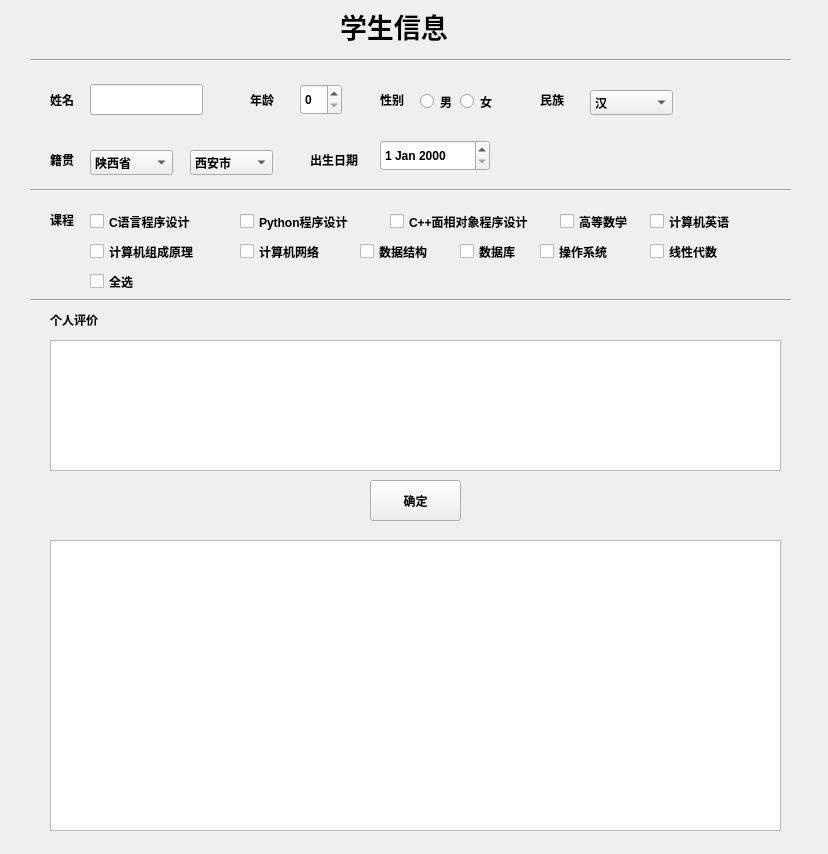
<?xml version="1.0" encoding="UTF-8"?>
<ui version="4.0">
 <class>Student</class>
 <widget class="QWidget" name="Student">
  <property name="geometry">
   <rect>
    <x>0</x>
    <y>0</y>
    <width>828</width>
    <height>854</height>
   </rect>
  </property>
  <property name="font">
   <font>
    <bold>true</bold>
   </font>
  </property>
  <property name="windowTitle">
   <string>Student</string>
  </property>
  <widget class="QLabel" name="label_title">
   <property name="geometry">
    <rect>
     <x>340</x>
     <y>0</y>
     <width>141</width>
     <height>51</height>
    </rect>
   </property>
   <property name="font">
    <font>
     <pointsize>20</pointsize>
     <bold>true</bold>
    </font>
   </property>
   <property name="text">
    <string>学生信息</string>
   </property>
  </widget>
  <widget class="Line" name="line">
   <property name="geometry">
    <rect>
     <x>30</x>
     <y>50</y>
     <width>761</width>
     <height>21</height>
    </rect>
   </property>
   <property name="orientation">
    <enum>Qt::Orientation::Horizontal</enum>
   </property>
  </widget>
  <widget class="QLabel" name="label_name">
   <property name="geometry">
    <rect>
     <x>50</x>
     <y>90</y>
     <width>31</width>
     <height>19</height>
    </rect>
   </property>
   <property name="text">
    <string>姓名</string>
   </property>
  </widget>
  <widget class="QLineEdit" name="lineEdit_name">
   <property name="geometry">
    <rect>
     <x>90</x>
     <y>84</y>
     <width>113</width>
     <height>31</height>
    </rect>
   </property>
  </widget>
  <widget class="QLabel" name="label_age">
   <property name="geometry">
    <rect>
     <x>250</x>
     <y>90</y>
     <width>31</width>
     <height>19</height>
    </rect>
   </property>
   <property name="text">
    <string>年龄</string>
   </property>
  </widget>
  <widget class="QSpinBox" name="spinBox_age">
   <property name="geometry">
    <rect>
     <x>300</x>
     <y>84</y>
     <width>42</width>
     <height>31</height>
    </rect>
   </property>
  </widget>
  <widget class="QLabel" name="label_gen">
   <property name="geometry">
    <rect>
     <x>380</x>
     <y>90</y>
     <width>31</width>
     <height>19</height>
    </rect>
   </property>
   <property name="text">
    <string>性别</string>
   </property>
  </widget>
  <widget class="QRadioButton" name="radioButton_boy">
   <property name="geometry">
    <rect>
     <x>420</x>
     <y>90</y>
     <width>41</width>
     <height>23</height>
    </rect>
   </property>
   <property name="text">
    <string>男</string>
   </property>
  </widget>
  <widget class="QRadioButton" name="radioButton_girl">
   <property name="geometry">
    <rect>
     <x>460</x>
     <y>90</y>
     <width>41</width>
     <height>23</height>
    </rect>
   </property>
   <property name="text">
    <string>女</string>
   </property>
  </widget>
  <widget class="QLabel" name="label_Eth">
   <property name="geometry">
    <rect>
     <x>540</x>
     <y>90</y>
     <width>31</width>
     <height>19</height>
    </rect>
   </property>
   <property name="text">
    <string>民族</string>
   </property>
  </widget>
  <widget class="QComboBox" name="comboBox_Eth">
   <property name="geometry">
    <rect>
     <x>590</x>
     <y>90</y>
     <width>83</width>
     <height>25</height>
    </rect>
   </property>
   <item>
    <property name="text">
     <string>汉</string>
    </property>
   </item>
   <item>
    <property name="text">
     <string>壮</string>
    </property>
   </item>
  </widget>
  <widget class="QLabel" name="label_addr">
   <property name="geometry">
    <rect>
     <x>50</x>
     <y>150</y>
     <width>31</width>
     <height>19</height>
    </rect>
   </property>
   <property name="text">
    <string>籍贯</string>
   </property>
  </widget>
  <widget class="QComboBox" name="comboBox_province">
   <property name="geometry">
    <rect>
     <x>90</x>
     <y>150</y>
     <width>83</width>
     <height>25</height>
    </rect>
   </property>
   <item>
    <property name="text">
     <string>陕西省</string>
    </property>
   </item>
   <item>
    <property name="text">
     <string>河南省</string>
    </property>
   </item>
  </widget>
  <widget class="QComboBox" name="comboBox_city">
   <property name="geometry">
    <rect>
     <x>190</x>
     <y>150</y>
     <width>83</width>
     <height>25</height>
    </rect>
   </property>
   <item>
    <property name="text">
     <string>西安市</string>
    </property>
   </item>
   <item>
    <property name="text">
     <string>榆林市</string>
    </property>
   </item>
  </widget>
  <widget class="QLabel" name="label_birthday">
   <property name="geometry">
    <rect>
     <x>310</x>
     <y>150</y>
     <width>69</width>
     <height>19</height>
    </rect>
   </property>
   <property name="text">
    <string>出生日期</string>
   </property>
  </widget>
  <widget class="QDateEdit" name="dateEdit_birthday">
   <property name="geometry">
    <rect>
     <x>380</x>
     <y>140</y>
     <width>110</width>
     <height>31</height>
    </rect>
   </property>
  </widget>
  <widget class="Line" name="line_2">
   <property name="geometry">
    <rect>
     <x>30</x>
     <y>180</y>
     <width>761</width>
     <height>21</height>
    </rect>
   </property>
   <property name="orientation">
    <enum>Qt::Orientation::Horizontal</enum>
   </property>
  </widget>
  <widget class="QLabel" name="label_course">
   <property name="geometry">
    <rect>
     <x>50</x>
     <y>210</y>
     <width>31</width>
     <height>19</height>
    </rect>
   </property>
   <property name="text">
    <string>课程</string>
   </property>
  </widget>
  <widget class="QCheckBox" name="checkBox_C">
   <property name="geometry">
    <rect>
     <x>90</x>
     <y>210</y>
     <width>131</width>
     <height>23</height>
    </rect>
   </property>
   <property name="text">
    <string>C语言程序设计</string>
   </property>
  </widget>
  <widget class="QCheckBox" name="checkBox_p">
   <property name="geometry">
    <rect>
     <x>240</x>
     <y>210</y>
     <width>141</width>
     <height>23</height>
    </rect>
   </property>
   <property name="text">
    <string>Python程序设计</string>
   </property>
  </widget>
  <widget class="QCheckBox" name="checkBox_cpp">
   <property name="geometry">
    <rect>
     <x>390</x>
     <y>210</y>
     <width>171</width>
     <height>23</height>
    </rect>
   </property>
   <property name="text">
    <string>C++面相对象程序设计</string>
   </property>
  </widget>
  <widget class="QCheckBox" name="checkBox_math">
   <property name="geometry">
    <rect>
     <x>560</x>
     <y>210</y>
     <width>91</width>
     <height>23</height>
    </rect>
   </property>
   <property name="text">
    <string>高等数学</string>
   </property>
  </widget>
  <widget class="QCheckBox" name="checkBox_english">
   <property name="geometry">
    <rect>
     <x>650</x>
     <y>210</y>
     <width>101</width>
     <height>23</height>
    </rect>
   </property>
   <property name="text">
    <string>计算机英语</string>
   </property>
  </widget>
  <widget class="QCheckBox" name="checkBox_computer">
   <property name="geometry">
    <rect>
     <x>90</x>
     <y>240</y>
     <width>131</width>
     <height>23</height>
    </rect>
   </property>
   <property name="text">
    <string>计算机组成原理</string>
   </property>
  </widget>
  <widget class="QCheckBox" name="checkBox_network">
   <property name="geometry">
    <rect>
     <x>240</x>
     <y>240</y>
     <width>101</width>
     <height>23</height>
    </rect>
   </property>
   <property name="text">
    <string>计算机网络</string>
   </property>
  </widget>
  <widget class="QCheckBox" name="checkBox_struct">
   <property name="geometry">
    <rect>
     <x>360</x>
     <y>240</y>
     <width>91</width>
     <height>23</height>
    </rect>
   </property>
   <property name="text">
    <string>数据结构</string>
   </property>
  </widget>
  <widget class="QCheckBox" name="checkBox_data">
   <property name="geometry">
    <rect>
     <x>460</x>
     <y>240</y>
     <width>71</width>
     <height>23</height>
    </rect>
   </property>
   <property name="text">
    <string>数据库</string>
   </property>
  </widget>
  <widget class="QCheckBox" name="checkBox_os">
   <property name="geometry">
    <rect>
     <x>540</x>
     <y>240</y>
     <width>91</width>
     <height>23</height>
    </rect>
   </property>
   <property name="text">
    <string>操作系统</string>
   </property>
  </widget>
  <widget class="QCheckBox" name="checkBox_line_math">
   <property name="geometry">
    <rect>
     <x>650</x>
     <y>240</y>
     <width>101</width>
     <height>23</height>
    </rect>
   </property>
   <property name="text">
    <string>线性代数</string>
   </property>
  </widget>
  <widget class="QCheckBox" name="checkBox_all">
   <property name="geometry">
    <rect>
     <x>90</x>
     <y>270</y>
     <width>61</width>
     <height>23</height>
    </rect>
   </property>
   <property name="text">
    <string>全选</string>
   </property>
  </widget>
  <widget class="Line" name="line_3">
   <property name="geometry">
    <rect>
     <x>30</x>
     <y>290</y>
     <width>761</width>
     <height>21</height>
    </rect>
   </property>
   <property name="orientation">
    <enum>Qt::Orientation::Horizontal</enum>
   </property>
  </widget>
  <widget class="QLabel" name="label_talk">
   <property name="geometry">
    <rect>
     <x>50</x>
     <y>310</y>
     <width>69</width>
     <height>19</height>
    </rect>
   </property>
   <property name="text">
    <string>个人评价</string>
   </property>
  </widget>
  <widget class="QTextEdit" name="textEdit_talk">
   <property name="geometry">
    <rect>
     <x>50</x>
     <y>340</y>
     <width>731</width>
     <height>131</height>
    </rect>
   </property>
  </widget>
  <widget class="QPushButton" name="pushButton_ok">
   <property name="geometry">
    <rect>
     <x>370</x>
     <y>480</y>
     <width>91</width>
     <height>41</height>
    </rect>
   </property>
   <property name="text">
    <string>确定</string>
   </property>
  </widget>
  <widget class="QTextBrowser" name="textBrowser_display">
   <property name="geometry">
    <rect>
     <x>50</x>
     <y>540</y>
     <width>731</width>
     <height>291</height>
    </rect>
   </property>
  </widget>
 </widget>
 <resources/>
 <connections/>
</ui>
